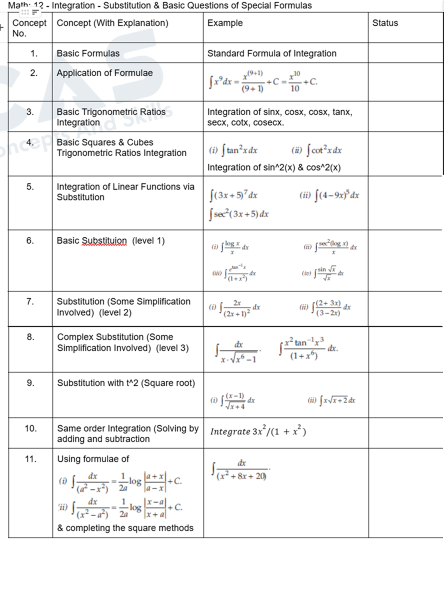
#> input picture sample_images/concept_sheet.png, 887 x 1208 px (shown at 1/2 size)
$ python -i preprocessing.py   (imports and definitions only)
#> lines starting #> are read from the running program, lines starting #| are printed output that depends on the picture; after the words box and inside, x2 and y2 are one past the last pixel; in counts of white or black regions, pixels touching at a corner belong together
import cv2
import numpy as np
import os

def load_gray(path):
#> called with path = '../../sample_images/concept_sheet.png'
    img = cv2.imread(path)
#> img is the input picture: shape (1208, 887, 3); mean B, G, R 242.7, 242.6, 242.5
    if img is None:
        raise ValueError(f"Could not load image from path: {path}")
    gray = cv2.cvtColor(img, cv2.COLOR_BGR2GRAY)
    return img, gray

def deskew(gray):
    coords = np.column_stack(np.where(gray < 255))
#> coords = 162414 pairs, first value 0 to 1076, second value 0 to 886
    if len(coords) == 0:
        return gray
    angle = cv2.minAreaRect(coords)[-1]
#> angle = -90
    if angle < -45:
        angle = 90 + angle
#> angle = 0
    (h, w) = gray.shape
#> h = 1208; w = 887
    M = cv2.getRotationMatrix2D((w // 2, h // 2), angle, 1.0)
#> M = [[1, 0, 0], [0, 1, 0]]
    return cv2.warpAffine(gray, M, (w, h), flags=cv2.INTER_CUBIC, borderMode=cv2.BORDER_REPLICATE)

def find_blocks(gray, min_area=1500):
#> called with min_area = 1500
    print(f"[DEBUG] Finding blocks in image of shape: {gray.shape}")
#| [DEBUG] Finding blocks in image of shape: (1208, 887)
    _, th = cv2.threshold(gray, 0, 255, cv2.THRESH_BINARY_INV + cv2.THRESH_OTSU)
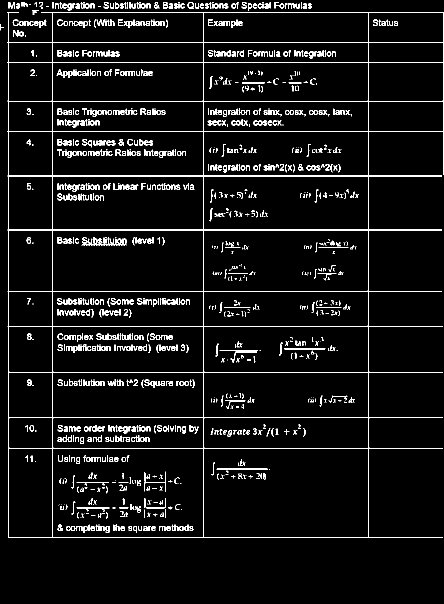
#> th: shape (1208, 887) (shown at 1/2 size); 5.4% white in thin lines or dots, all inside (x1, y1, x2, y2) = (0, 4, 887, 1076)
    kernel = cv2.getStructuringElement(cv2.MORPH_RECT, (15, 15))
    dil = cv2.dilate(th, kernel, iterations=1)
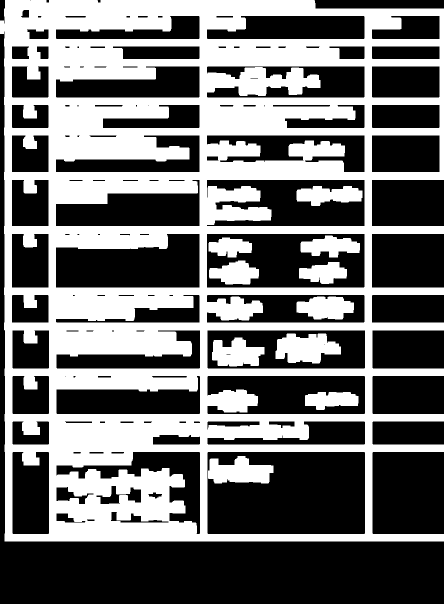
#> dil: shape (1208, 887) (shown at 1/2 size); 43.7% white; 11 white regions
    contours, _ = cv2.findContours(dil, cv2.RETR_EXTERNAL, cv2.CHAIN_APPROX_SIMPLE)
#> contours = 1 contour; box (x1, y1, x2, y2) and area: (0, 0, 887, 1083) 855771
    print(f"[DEBUG] Found {len(contours)} contours")
#| [DEBUG] Found 1 contours
    boxes = []
    for i, c in enumerate(contours):
        x, y, w, h = cv2.boundingRect(c)
        area = w * h
        print(f"[DEBUG] Contour {i}: area={area}, min_area={min_area}")
        if area > min_area:
            boxes.append((x, y, w, h))
            print(f"[DEBUG] Added box: ({x}, {y}, {w}, {h})")
#> this loop made 1 pass
#> (x, y, w, h, area) on pass 1: (0, 0, 887, 1083, 960621)
#| [DEBUG] Contour 0: area=960621, min_area=1500
#| [DEBUG] Added box: (0, 0, 887, 1083)
#> after the loop, boxes = [(0, 0, 887, 1083)]
    boxes = sorted(boxes, key=lambda b: b[1])
    print(f"[DEBUG] Final boxes: {boxes}")
#| [DEBUG] Final boxes: [(0, 0, 887, 1083)]
    return boxes

def crop_blocks(image_path, out_dir):
    os.makedirs(out_dir, exist_ok=True)
    try:
        img, gray = load_gray(image_path)
        gray = deskew(gray)
        boxes = find_blocks(gray)
#> boxes = [(0, 0, 887, 1083)]
        crops = []
        print(f"[DEBUG] Found {len(boxes)} blocks in image")
#| [DEBUG] Found 1 blocks in image
        for i, (x, y, w, h) in enumerate(boxes, start=1):
            pad = 5
            crop = img[y - pad:y + h + pad, x - pad:x + w + pad]
            print(f"[DEBUG] Block {i}: crop shape = {crop.shape}")

            # Check if crop is empty
            if crop.size == 0 or crop.shape[0] == 0 or crop.shape[1] == 0:
                print(f"[DEBUG] Block {i} is empty, skipping")
                continue

            fname = os.path.join(out_dir, f"block_{i}.jpg")
            success = cv2.imwrite(fname, crop)
            if not success:
                print(f"[DEBUG] Failed to write block {i}, skipping")
                continue
            crops.append(fname)
            print(f"[DEBUG] Successfully saved block {i} to {fname}")
#> this loop made 1 pass
#> (i, x, y, w, h, pad) on pass 1: (1, 0, 0, 887, 1083, 5)
#| [DEBUG] Block 1: crop shape = (0, 5, 3)
#| [DEBUG] Block 1 is empty, skipping
#> after the loop, crops = []
        return crops
    except Exception as e:
        raise ValueError(f"Error processing image {image_path}: {str(e)}")

def pair_by_order(q_crops, s_crops):
    n = min(len(q_crops), len(s_crops))
    return list(zip(q_crops[:n], s_crops[:n]))

>>> result = crop_blocks('../../sample_images/concept_sheet.png', 'out.png')
#> result = []
